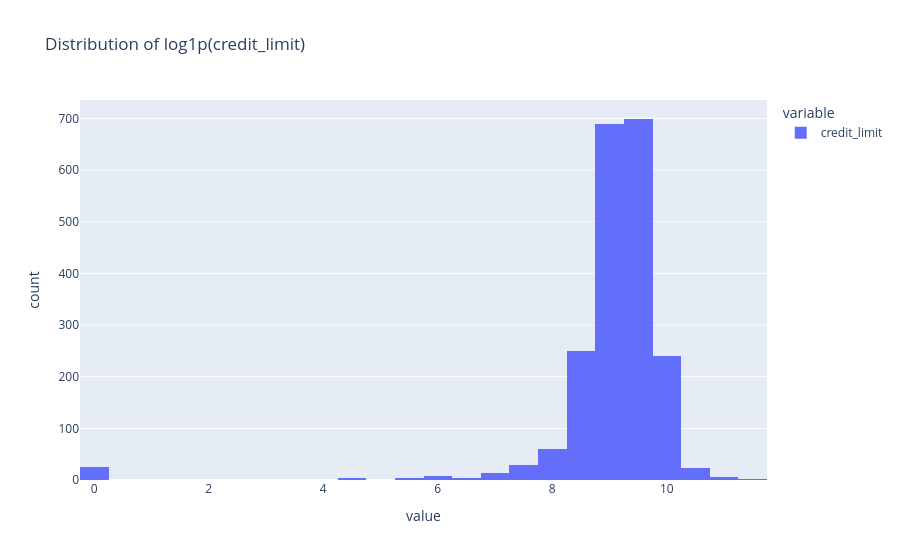

Notebook code for this chart:
### Code cell
log_limit = np.log1p(credit_cards["credit_limit"])
print(f"log1p(credit_limit): skew={log_limit.skew():.2f}")
fig = px.histogram(log_limit, nbins=50, title="Distribution of log1p(credit_limit)")
fig.show()

### Figure 1 — Plotly figure (JSON) as saved in the notebook; plotly's stock layout.template omitted (floating-point values rounded to 4 significant figures; data arrays with more than 128 entries replaced by an {"elided": "..."} marker saying what was removed)
{"data": [{"bingroup": "x", "hovertemplate": "variable=credit_limit<br>value=%{x}<br>count=%{y}<extra></extra>", "legendgroup": "credit_limit", "marker": {"color": "#636efa", "pattern": {"shape": ""}}, "name": "credit_limit", "nbinsx": 50, "orientation": "v", "showlegend": true, "type": "histogram", "x": {"elided": "2057 float values"}, "xaxis": "x", "yaxis": "y"}], "layout": {"barmode": "relative", "legend": {"title": {"text": "variable"}, "tracegroupgap": 0}, "title": {"text": "Distribution of log1p(credit_limit)"}, "xaxis": {"anchor": "y", "domain": [0.0, 1.0], "title": {"text": "value"}}, "yaxis": {"anchor": "x", "domain": [0.0, 1.0], "title": {"text": "count"}}}}
